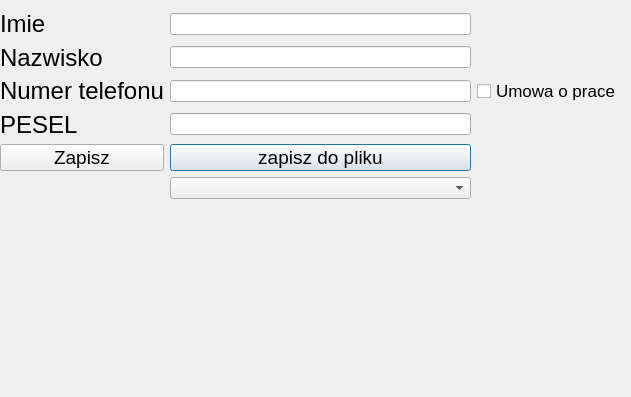
<?xml version="1.0" encoding="UTF-8"?>
<ui version="4.0">
 <class>Dialog</class>
 <widget class="QDialog" name="Dialog">
  <property name="geometry">
   <rect>
    <x>0</x>
    <y>0</y>
    <width>631</width>
    <height>397</height>
   </rect>
  </property>
  <property name="windowTitle">
   <string>Dialog</string>
  </property>
  <widget class="QWidget" name="gridLayoutWidget">
   <property name="geometry">
    <rect>
     <x>0</x>
     <y>10</y>
     <width>621</width>
     <height>189</height>
    </rect>
   </property>
   <layout class="QGridLayout" name="gridLayout">
    <item row="4" column="1">
     <widget class="QPushButton" name="saveToFileButton">
      <property name="font">
       <font>
        <pointsize>14</pointsize>
       </font>
      </property>
      <property name="text">
       <string>zapisz do pliku</string>
      </property>
     </widget>
    </item>
    <item row="2" column="0">
     <widget class="QLabel" name="label_3">
      <property name="font">
       <font>
        <pointsize>18</pointsize>
       </font>
      </property>
      <property name="text">
       <string>Numer telefonu</string>
      </property>
     </widget>
    </item>
    <item row="1" column="0">
     <widget class="QLabel" name="label_2">
      <property name="font">
       <font>
        <pointsize>18</pointsize>
       </font>
      </property>
      <property name="text">
       <string>Nazwisko</string>
      </property>
     </widget>
    </item>
    <item row="0" column="0">
     <widget class="QLabel" name="label">
      <property name="font">
       <font>
        <pointsize>18</pointsize>
       </font>
      </property>
      <property name="text">
       <string>Imie</string>
      </property>
     </widget>
    </item>
    <item row="2" column="2">
     <widget class="QCheckBox" name="typeCheckBox">
      <property name="font">
       <font>
        <pointsize>13</pointsize>
       </font>
      </property>
      <property name="text">
       <string>Umowa o prace</string>
      </property>
     </widget>
    </item>
    <item row="0" column="1">
     <widget class="QLineEdit" name="nameValue">
      <property name="maxLength">
       <number>30</number>
      </property>
     </widget>
    </item>
    <item row="4" column="0">
     <widget class="QPushButton" name="saveButton">
      <property name="font">
       <font>
        <pointsize>14</pointsize>
       </font>
      </property>
      <property name="text">
       <string>Zapisz</string>
      </property>
     </widget>
    </item>
    <item row="2" column="1">
     <widget class="QLineEdit" name="PhoneValue">
      <property name="maxLength">
       <number>9</number>
      </property>
     </widget>
    </item>
    <item row="1" column="1">
     <widget class="QLineEdit" name="secondNameValue">
      <property name="maxLength">
       <number>30</number>
      </property>
     </widget>
    </item>
    <item row="3" column="1">
     <widget class="QLineEdit" name="peselValue">
      <property name="maxLength">
       <number>11</number>
      </property>
     </widget>
    </item>
    <item row="3" column="0">
     <widget class="QLabel" name="label_4">
      <property name="font">
       <font>
        <pointsize>18</pointsize>
       </font>
      </property>
      <property name="text">
       <string>PESEL</string>
      </property>
     </widget>
    </item>
    <item row="5" column="1">
     <widget class="QComboBox" name="lista"/>
    </item>
   </layout>
  </widget>
 </widget>
 <resources/>
 <connections/>
</ui>
